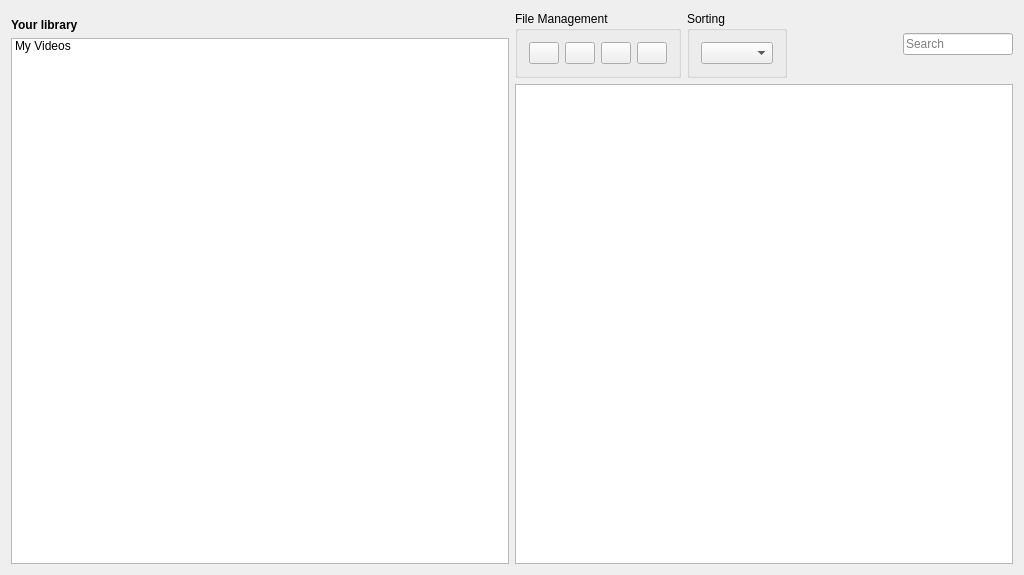
<?xml version="1.0" encoding="UTF-8"?>
<ui version="4.0">
 <class>MainWindowClass</class>
 <widget class="QMainWindow" name="MainWindowClass">
  <property name="geometry">
   <rect>
    <x>0</x>
    <y>0</y>
    <width>1024</width>
    <height>575</height>
   </rect>
  </property>
  <property name="windowTitle">
   <string>WolfSuite</string>
  </property>
  <property name="windowIcon">
   <iconset resource="mainwindow.qrc">
    <normaloff>:/MainWindow/wolf.png</normaloff>:/MainWindow/wolf.png</iconset>
  </property>
  <widget class="QWidget" name="centralWidget">
   <layout class="QVBoxLayout" name="centralVerticalLayout">
    <property name="spacing">
     <number>0</number>
    </property>
    <property name="leftMargin">
     <number>0</number>
    </property>
    <property name="topMargin">
     <number>0</number>
    </property>
    <property name="rightMargin">
     <number>0</number>
    </property>
    <property name="bottomMargin">
     <number>0</number>
    </property>
    <item>
     <widget class="QStackedWidget" name="stackedWidget">
      <property name="frameShadow">
       <enum>QFrame::Sunken</enum>
      </property>
      <property name="currentIndex">
       <number>0</number>
      </property>
      <widget class="QWidget" name="mainWidget">
       <layout class="QHBoxLayout" name="horizontalLayout_2">
        <item>
         <layout class="QVBoxLayout" name="sidebarLayout">
          <item>
           <spacer name="verticalSpacer">
            <property name="orientation">
             <enum>Qt::Vertical</enum>
            </property>
            <property name="sizeType">
             <enum>QSizePolicy::Preferred</enum>
            </property>
            <property name="sizeHint" stdset="0">
             <size>
              <width>20</width>
              <height>7</height>
             </size>
            </property>
           </spacer>
          </item>
          <item>
           <widget class="QLabel" name="libraryLabel">
            <property name="text">
             <string>&lt;html&gt;&lt;head/&gt;&lt;body&gt;&lt;p&gt;&lt;span style=&quot; font-weight:600;&quot;&gt;Your library&lt;/span&gt;&lt;/p&gt;&lt;/body&gt;&lt;/html&gt;</string>
            </property>
           </widget>
          </item>
          <item>
           <widget class="QListWidget" name="listWidget">
            <item>
             <property name="text">
              <string>My Videos</string>
             </property>
            </item>
           </widget>
          </item>
         </layout>
        </item>
        <item>
         <layout class="QVBoxLayout" name="contentLayout">
          <item>
           <layout class="QHBoxLayout" name="searchBar">
            <item>
             <widget class="QGroupBox" name="fileGroupBox">
              <property name="title">
               <string>File Management</string>
              </property>
              <layout class="QHBoxLayout" name="horizontalLayout_3">
               <item>
                <widget class="QPushButton" name="refreshButton">
                 <property name="maximumSize">
                  <size>
                   <width>30</width>
                   <height>30</height>
                  </size>
                 </property>
                 <property name="toolTip">
                  <string>Refresh</string>
                 </property>
                 <property name="text">
                  <string/>
                 </property>
                 <property name="icon">
                  <iconset resource="mainwindow.qrc">
                   <normaloff>:/MainWindow/refresh.png</normaloff>:/MainWindow/refresh.png</iconset>
                 </property>
                 <property name="iconSize">
                  <size>
                   <width>20</width>
                   <height>20</height>
                  </size>
                 </property>
                </widget>
               </item>
               <item>
                <widget class="QPushButton" name="addButton">
                 <property name="maximumSize">
                  <size>
                   <width>30</width>
                   <height>30</height>
                  </size>
                 </property>
                 <property name="toolTip">
                  <string>Add Video</string>
                 </property>
                 <property name="text">
                  <string/>
                 </property>
                 <property name="icon">
                  <iconset resource="mainwindow.qrc">
                   <normaloff>:/MainWindow/addfile.png</normaloff>:/MainWindow/addfile.png</iconset>
                 </property>
                 <property name="iconSize">
                  <size>
                   <width>20</width>
                   <height>20</height>
                  </size>
                 </property>
                </widget>
               </item>
               <item>
                <widget class="QPushButton" name="deleteButton">
                 <property name="maximumSize">
                  <size>
                   <width>30</width>
                   <height>30</height>
                  </size>
                 </property>
                 <property name="toolTip">
                  <string>Delete Video</string>
                 </property>
                 <property name="text">
                  <string/>
                 </property>
                 <property name="icon">
                  <iconset resource="mainwindow.qrc">
                   <normaloff>:/MainWindow/deletefile.png</normaloff>:/MainWindow/deletefile.png</iconset>
                 </property>
                 <property name="iconSize">
                  <size>
                   <width>20</width>
                   <height>20</height>
                  </size>
                 </property>
                </widget>
               </item>
               <item>
                <widget class="QPushButton" name="infoButton">
                 <property name="maximumSize">
                  <size>
                   <width>30</width>
                   <height>30</height>
                  </size>
                 </property>
                 <property name="toolTip">
                  <string>Edit Info</string>
                 </property>
                 <property name="text">
                  <string/>
                 </property>
                 <property name="icon">
                  <iconset resource="mainwindow.qrc">
                   <normaloff>:/MainWindow/editfile.png</normaloff>:/MainWindow/editfile.png</iconset>
                 </property>
                 <property name="iconSize">
                  <size>
                   <width>20</width>
                   <height>20</height>
                  </size>
                 </property>
                </widget>
               </item>
              </layout>
             </widget>
            </item>
            <item>
             <widget class="QGroupBox" name="groupBox">
              <property name="title">
               <string>Sorting</string>
              </property>
              <layout class="QHBoxLayout" name="horizontalLayout_4">
               <item>
                <widget class="QComboBox" name="sortingBox">
                 <property name="toolTip">
                  <string>Sorting</string>
                 </property>
                </widget>
               </item>
              </layout>
             </widget>
            </item>
            <item>
             <spacer name="horizontalSpacer">
              <property name="orientation">
               <enum>Qt::Horizontal</enum>
              </property>
              <property name="sizeHint" stdset="0">
               <size>
                <width>40</width>
                <height>20</height>
               </size>
              </property>
             </spacer>
            </item>
            <item>
             <widget class="QLineEdit" name="searchEdit">
              <property name="placeholderText">
               <string>Search</string>
              </property>
             </widget>
            </item>
           </layout>
          </item>
          <item>
           <widget class="QListWidget" name="videoList"/>
          </item>
         </layout>
        </item>
       </layout>
      </widget>
      <widget class="QWidget" name="playerWidget">
       <property name="sizePolicy">
        <sizepolicy hsizetype="Expanding" vsizetype="Minimum">
         <horstretch>0</horstretch>
         <verstretch>0</verstretch>
        </sizepolicy>
       </property>
       <layout class="QHBoxLayout" name="playerLayout">
        <item>
         <layout class="QVBoxLayout" name="verticalLayout">
          <property name="spacing">
           <number>0</number>
          </property>
          <item>
           <widget class="VlcWidgetVideo" name="video" native="true">
            <property name="sizePolicy">
             <sizepolicy hsizetype="Preferred" vsizetype="Expanding">
              <horstretch>0</horstretch>
              <verstretch>0</verstretch>
             </sizepolicy>
            </property>
            <property name="styleSheet">
             <string notr="true">background-color: rgb(0, 0, 0);
image: url(:/MainWindow/wolf.png);</string>
            </property>
           </widget>
          </item>
          <item>
           <widget class="QWidget" name="playerControl" native="true">
            <layout class="QHBoxLayout" name="playerControls">
             <property name="leftMargin">
              <number>0</number>
             </property>
             <property name="topMargin">
              <number>9</number>
             </property>
             <property name="rightMargin">
              <number>0</number>
             </property>
             <property name="bottomMargin">
              <number>0</number>
             </property>
             <item>
              <widget class="QPushButton" name="playButton">
               <property name="maximumSize">
                <size>
                 <width>40</width>
                 <height>40</height>
                </size>
               </property>
               <property name="styleSheet">
                <string notr="true"/>
               </property>
               <property name="icon">
                <iconset resource="mainwindow.qrc">
                 <normaloff>:/Player/play.png</normaloff>:/Player/play.png</iconset>
               </property>
               <property name="iconSize">
                <size>
                 <width>35</width>
                 <height>35</height>
                </size>
               </property>
              </widget>
             </item>
             <item>
              <widget class="QPushButton" name="pauseButton">
               <property name="maximumSize">
                <size>
                 <width>40</width>
                 <height>40</height>
                </size>
               </property>
               <property name="text">
                <string/>
               </property>
               <property name="icon">
                <iconset resource="mainwindow.qrc">
                 <normaloff>:/Player/pause.png</normaloff>:/Player/pause.png</iconset>
               </property>
               <property name="iconSize">
                <size>
                 <width>35</width>
                 <height>35</height>
                </size>
               </property>
              </widget>
             </item>
             <item>
              <widget class="QPushButton" name="stopButton">
               <property name="maximumSize">
                <size>
                 <width>40</width>
                 <height>40</height>
                </size>
               </property>
               <property name="text">
                <string/>
               </property>
               <property name="icon">
                <iconset resource="mainwindow.qrc">
                 <normaloff>:/Player/stop.png</normaloff>:/Player/stop.png</iconset>
               </property>
               <property name="iconSize">
                <size>
                 <width>35</width>
                 <height>35</height>
                </size>
               </property>
              </widget>
             </item>
             <item>
              <widget class="QPushButton" name="backwardButton">
               <property name="maximumSize">
                <size>
                 <width>40</width>
                 <height>40</height>
                </size>
               </property>
               <property name="text">
                <string>&lt;&lt;</string>
               </property>
              </widget>
             </item>
             <item>
              <widget class="QPushButton" name="forwardButton">
               <property name="maximumSize">
                <size>
                 <width>40</width>
                 <height>40</height>
                </size>
               </property>
               <property name="text">
                <string>&gt;&gt;</string>
               </property>
              </widget>
             </item>
             <item>
              <widget class="VlcWidgetSeek" name="seek" native="true">
               <property name="sizePolicy">
                <sizepolicy hsizetype="Preferred" vsizetype="Fixed">
                 <horstretch>0</horstretch>
                 <verstretch>0</verstretch>
                </sizepolicy>
               </property>
              </widget>
             </item>
             <item>
              <widget class="QLabel" name="currentTime">
               <property name="sizePolicy">
                <sizepolicy hsizetype="Minimum" vsizetype="Minimum">
                 <horstretch>0</horstretch>
                 <verstretch>0</verstretch>
                </sizepolicy>
               </property>
               <property name="maximumSize">
                <size>
                 <width>16777215</width>
                 <height>20</height>
                </size>
               </property>
               <property name="text">
                <string/>
               </property>
              </widget>
             </item>
             <item>
              <widget class="QPushButton" name="volumeMuteButton">
               <property name="maximumSize">
                <size>
                 <width>40</width>
                 <height>40</height>
                </size>
               </property>
               <property name="text">
                <string/>
               </property>
               <property name="icon">
                <iconset resource="mainwindow.qrc">
                 <normaloff>:/Player/volumemute.png</normaloff>:/Player/volumemute.png</iconset>
               </property>
               <property name="iconSize">
                <size>
                 <width>30</width>
                 <height>30</height>
                </size>
               </property>
               <property name="checkable">
                <bool>true</bool>
               </property>
               <property name="checked">
                <bool>false</bool>
               </property>
              </widget>
             </item>
             <item>
              <widget class="QPushButton" name="volumeDownButton">
               <property name="maximumSize">
                <size>
                 <width>40</width>
                 <height>40</height>
                </size>
               </property>
               <property name="text">
                <string/>
               </property>
               <property name="icon">
                <iconset resource="mainwindow.qrc">
                 <normaloff>:/Player/volumelow.png</normaloff>:/Player/volumelow.png</iconset>
               </property>
               <property name="iconSize">
                <size>
                 <width>30</width>
                 <height>30</height>
                </size>
               </property>
               <property name="autoRepeat">
                <bool>true</bool>
               </property>
              </widget>
             </item>
             <item>
              <widget class="VlcWidgetVolumeSlider" name="volume">
               <property name="maximumSize">
                <size>
                 <width>100</width>
                 <height>16777215</height>
                </size>
               </property>
               <property name="orientation">
                <enum>Qt::Horizontal</enum>
               </property>
              </widget>
             </item>
             <item>
              <widget class="QPushButton" name="volumeUpButton">
               <property name="maximumSize">
                <size>
                 <width>40</width>
                 <height>40</height>
                </size>
               </property>
               <property name="text">
                <string/>
               </property>
               <property name="icon">
                <iconset resource="mainwindow.qrc">
                 <normaloff>:/Player/volumehigh.png</normaloff>:/Player/volumehigh.png</iconset>
               </property>
               <property name="iconSize">
                <size>
                 <width>30</width>
                 <height>30</height>
                </size>
               </property>
               <property name="autoRepeat">
                <bool>true</bool>
               </property>
              </widget>
             </item>
             <item>
              <widget class="QLabel" name="maxTime">
               <property name="maximumSize">
                <size>
                 <width>16777215</width>
                 <height>20</height>
                </size>
               </property>
               <property name="text">
                <string/>
               </property>
              </widget>
             </item>
             <item>
              <widget class="QPushButton" name="fullscreenButton">
               <property name="maximumSize">
                <size>
                 <width>40</width>
                 <height>40</height>
                </size>
               </property>
               <property name="text">
                <string/>
               </property>
               <property name="icon">
                <iconset resource="mainwindow.qrc">
                 <normaloff>:/Player/fullscreen.png</normaloff>:/Player/fullscreen.png</iconset>
               </property>
               <property name="iconSize">
                <size>
                 <width>30</width>
                 <height>30</height>
                </size>
               </property>
              </widget>
             </item>
             <item>
              <widget class="QPushButton" name="backButton">
               <property name="maximumSize">
                <size>
                 <width>40</width>
                 <height>40</height>
                </size>
               </property>
               <property name="text">
                <string/>
               </property>
               <property name="icon">
                <iconset resource="mainwindow.qrc">
                 <normaloff>:/Player/return.png</normaloff>:/Player/return.png</iconset>
               </property>
               <property name="iconSize">
                <size>
                 <width>30</width>
                 <height>30</height>
                </size>
               </property>
              </widget>
             </item>
            </layout>
           </widget>
          </item>
         </layout>
        </item>
       </layout>
      </widget>
     </widget>
    </item>
   </layout>
  </widget>
 </widget>
 <layoutdefault spacing="6" margin="11"/>
 <customwidgets>
  <customwidget>
   <class>VlcWidgetVideo</class>
   <extends>QWidget</extends>
   <header>VLCQtWidgets/WidgetVideo.h</header>
   <container>1</container>
  </customwidget>
  <customwidget>
   <class>VlcWidgetVolumeSlider</class>
   <extends>QSlider</extends>
   <header>VLCQtWidgets/WidgetVolumeSlider.h</header>
  </customwidget>
  <customwidget>
   <class>VlcWidgetSeek</class>
   <extends>QWidget</extends>
   <header>VLCQtWidgets/WidgetSeek.h</header>
   <container>1</container>
  </customwidget>
 </customwidgets>
 <resources>
  <include location="mainwindow.qrc"/>
 </resources>
 <connections/>
</ui>
